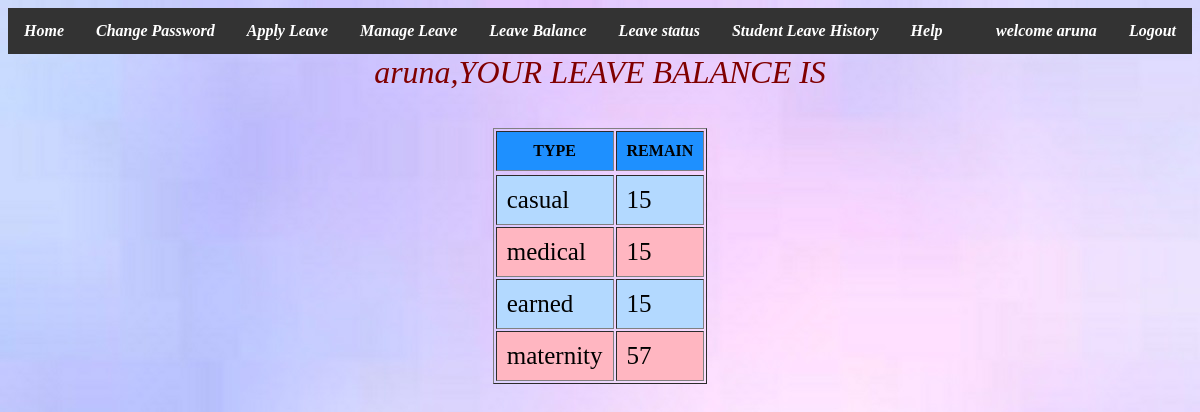
The page /leavebal1.php (signed in) on the database its author committed.
### tables this page shows
CREATE TABLE `leavetab` (
  `Typeofleave` varchar(20) NOT NULL,
  `Noofleaves` int(11) NOT NULL
);

CREATE TABLE `leavetable1` (
  `Name` varchar(20) NOT NULL,
  `Typeofleave` varchar(20) NOT NULL,
  `Noofdays` int(11) NOT NULL,
  `Fromdate` date NOT NULL,
  `Todate` date NOT NULL,
  `Status` varchar(15) NOT NULL,
  `Cancellation` varchar(10) NOT NULL,
  `Leaveid` int(11) NOT NULL
);

### leavebal1.php (the view, shortened to what this page needs)
<html>
<head>
	<link href="sty.css" rel="stylesheet" type="text/css" />
</head>
<body  style="background-image:url(im6.jpg)";>
<i>
<b>
<ul>
  <li><a href="new1.html">Home</a></li>
  <li><a href="changepass2.php">Change Password</a></li>
  <li><a href="applyleave1.php">Apply Leave</a></li>
  <li><a href="manage.php">Manage Leave</a></li>
  <li><a href="leavebal1.php">Leave Balance</a></li>
  <li><a href="leavestatus1.php">Leave status</a></li>
  <li><a href="leavehistory1.php">Student Leave History</a></li>
  <li><a href="help1.php">Help</a></li>
  <li style="float:right"><a href="new1.html">Logout</a></li>
   <li style="float:right"><a href="new.html"><?php session_start(); echo "welcome  ".$_SESSION['name']."";?></a></li>
</ul>
</b>
</i>
<?php
 $con = mysqli_connect('localhost','root','') or die(mysqli_error());
 mysqli_select_db($con,'anu') or die(mysqli_error());
 $userid=$_SESSION['name'];
 $query="select Typeofleave,Noofdays,Status from leavetable1 where Name='".$_SESSION['name']."'";
 $res=mysqli_query($con,$query) or die("query failed".mysqli_error());
$c='';
$m='';
$e='';
$mt='';
$qu=mysqli_query($con,"select Gender from info where Name='".$_SESSION['name']."'");
while($q=mysqli_fetch_array($qu,MYSQLI_ASSOC))
                {
				$gen=$q['Gender'];
		}
while($result=mysqli_fetch_array($res,MYSQLI_ASSOC))
 {
	if($result['Status']=='approved')
	{
	if($gen=='Female'||$gen=='female')
	{
		if($result['Typeofleave']=='maternity')
			$mt=(int)$mt+$result['Noofdays'];
	}
	}
}
$re=mysqli_query($con,"select * from leavetab");
while($r=mysqli_fetch_array($re,MYSQLI_ASSOC))
{
	if($r['Typeofleave']=='casual')
		$cv=$r['Noofleaves']-(int)$c;
	if($r['Typeofleave']=='medical')
		$mv=$r['Noofleaves']-(int)$m;
	if($r['Typeofleave']=='earned')
		$ev=$r['Noofleaves']-(int)$e;
	if($gen=='Female'||$gen=='female')
	{
		if($r['Typeofleave']=='maternity')
			$mpv=$r['Noofleaves']-(int)$mt;
	}
}
echo "<center>";
echo '<font color="#800000" size="6vm">';
echo "<i>";
echo "$userid";
 echo ",YOUR LEAVE BALANCE IS</h2></center></i>";
echo "<br>";
 echo "<center><table border='1' cellpadding='10'>";
echo "<tbody>";
 echo "<tr>";
 echo "<th>TYPE</th><th>REMAIN</th>";
 echo "<tr>";
if($gen=='Female'||$gen=='female')
{
	echo "<tr>";
	echo "<td>casual</td>";
	echo "<td>".$cv."</td>";
	echo "</tr>";
	echo "<tr>";
	echo "<td>medical</td>";
	echo "<td>".$mv."</td>";
	echo "</tr>";
	echo "<tr>";
	echo "<td>earned</td>";
	echo "<td>".$ev."</td>";
	echo "</tr>";
	echo "<tr>";
	echo "<td>maternity</td>";
	echo "<td>".$mpv."</td>";
	echo "</tr>";
}
 echo "</center>";
?>
</body>
</html>

### leavebal1.php (style rules this page uses)
ul { list-style-type: none; margin: 0; padding: 0; overflow: hidden; background-color: #333; }
li { float: left; }
li a { display: block; color: white; text-align: center; padding: 14px 16px; text-decoration: none; }
tbody td { font-size:25px; }
tbody th { background-color:#1e90ff; }
tbody tr:nth-child(odd) td { background-color:#b3d9ff; }
tbody tr:nth-child(even) td { background-color:#ffb6c1; }

### rows shown on the page
leavetab: Noofleaves "15"
leavetab: Noofleaves "15"
leavetab: Noofleaves "15"
leavetab: Noofleaves.Noofdays "57"

### other values the page prints
$_SESSION['name'] "aruna"
$userid "aruna"
